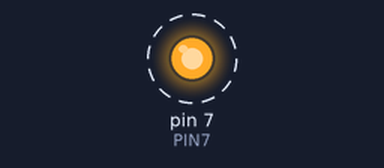
The sketch below on a simulated Arduino Uno, built with avr-gcc and run on an emulated ATmega328P. Shown: output pins drawn as LEDs (lit = HIGH). Dashed ring = blinking. At 2.0 s the program stops and its outputs stay as they are.

Above: at 1.05 s.
Timing chart, 0 to 3.5 s (numbered marks = the images above):
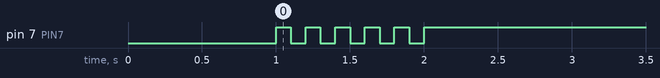

The sketch:

05_practice_2.ino
```cpp
#define PIN7 7

void setup() {
  pinMode(PIN7, OUTPUT);
  digitalWrite(PIN7, LOW);//LED ON
  delay(1000);  //1초동안 유지

}

void loop() {
  for(int i=0;i<5;i++){
    //1초동안 LED 5회 깜빡이도록
      digitalWrite(PIN7, HIGH);
      delay(100);
      digitalWrite(PIN7, LOW);
      delay(100);
  }

  while(1){
    digitalWrite(PIN7, HIGH); //LED 끄고 무한루프상태
  }


}
```

Measured:
- by itself, pin 7 (PIN7): alternates HIGH for 0.10 s and LOW for 0.10 s, 11 changes in all, then stays HIGH
